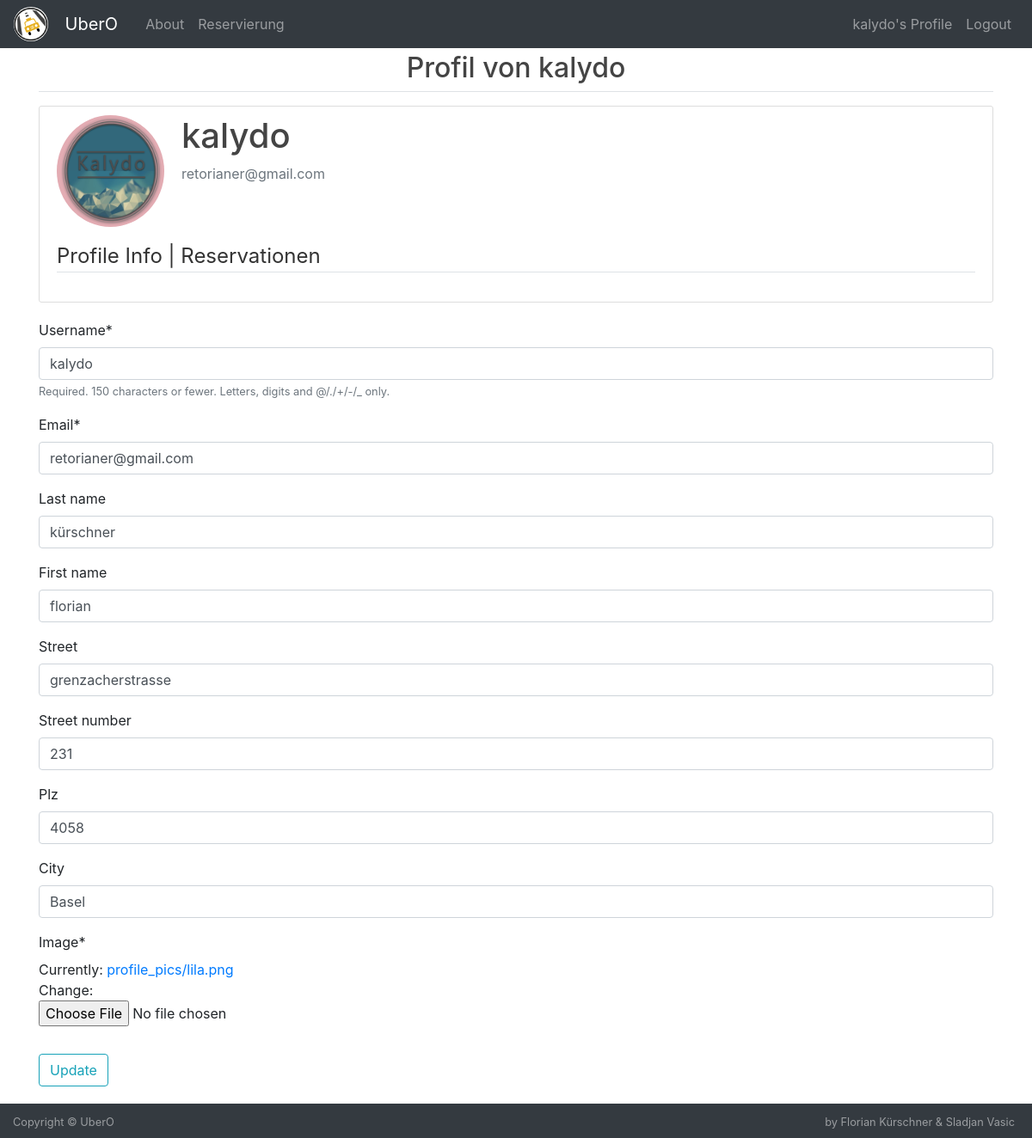
Before: /profileinfo/ (signed in) with the older database file.
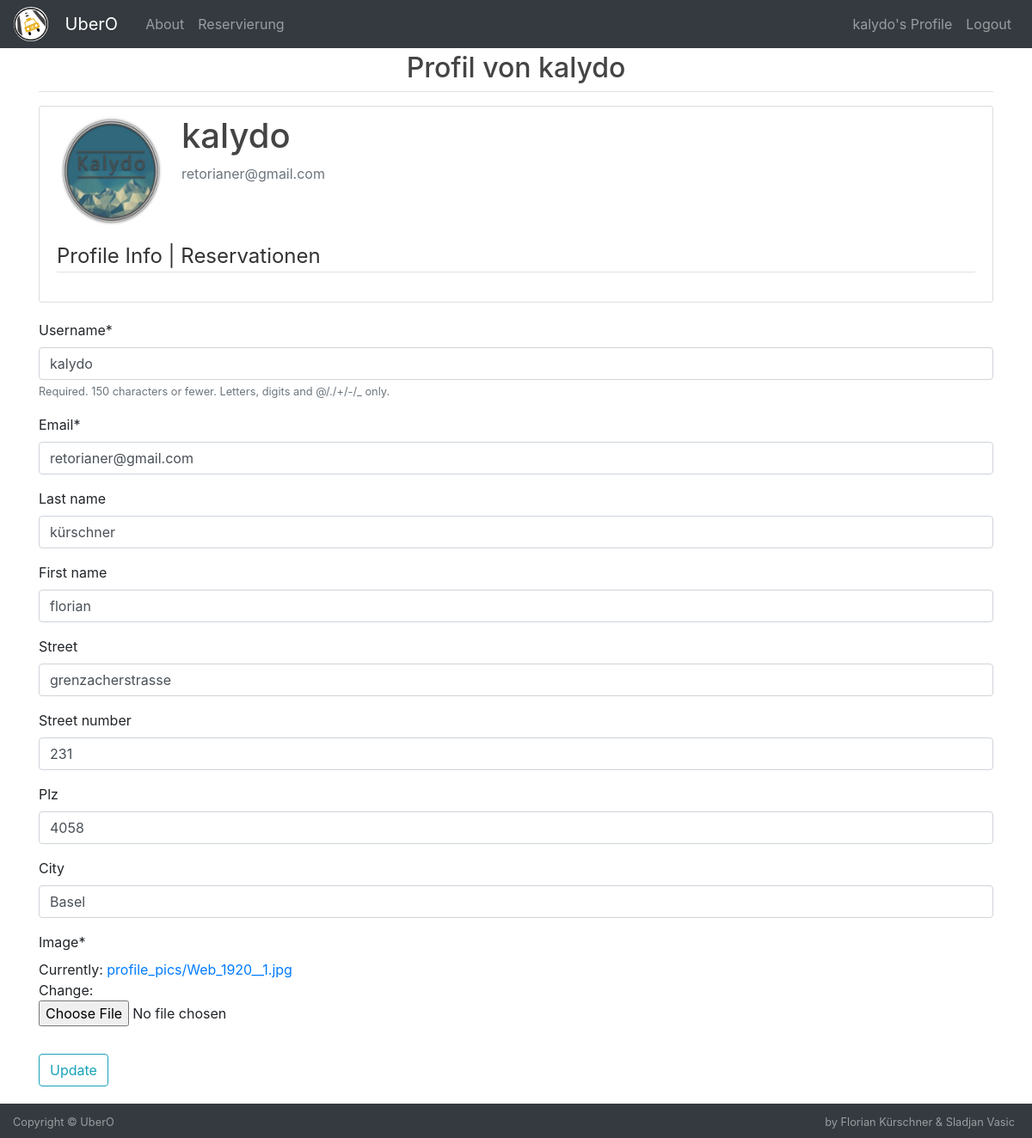
After: the same page with the newer database file.
### mysite/models.py (models this page shows, shortened)
class User_from_my_db(AbstractUser):
    street = models.CharField(max_length=50, blank=True)
    street_number = models.CharField(max_length=4, blank=True)
    plz = models.PositiveIntegerField(blank=True, default=1, null=True)
    city = models.CharField(max_length=50, blank=True)
    image = models.ImageField(default='default.jpg', upload_to='profile_pics')

### mysite/views.py (the view)
# urls.py: path('profileinfo/', mysite_views.profileinfo, name="profileinfo"),
@login_required
def profileinfo(request):
    if request.method == 'POST':
        u_form = UserUpdateForm(request.POST, request.FILES, instance=request.user)
        if u_form.is_valid():
            u_form.save()
            messages.success(request, f'Your account has been updated!')
            return redirect('profile')
    else:
        u_form = UserUpdateForm(instance=request.user)
    context = {
        'u_form': u_form,
    }
    return render(request, 'pages/profileinfo.html', context)

### mysite/forms.py
class UserUpdateForm(forms.ModelForm):
    email = forms.EmailField()
    class Meta:
        model = User_from_my_db
        fields = ['username', 'email', 'last_name', 'first_name', 'street', 'street_number',
                  'plz', 'city', 'image']

### templates/pages/profileinfo.html (shortened to what this page needs)
{% extends 'pages/profile.html' %}
{% load crispy_forms_tags %}
{% load crispy_forms_field %}
{% load crispy_forms_filters %}
{% block content1 %}
      <form method="POST" enctype="multipart/form-data">
            <fieldset class="form-group">
                {{ u_form| crispy }}
            </fieldset>
            <div class="form-group">
                <button class="btn btn-outline-info" type="submit">Update</button>
            </div>
        </form>
{% endblock %}

### templates/pages/profile.html (shortened to what this page needs)
{% extends "base.html" %}
{% load static %}
{% load crispy_forms_tags %}
{% load crispy_forms_field %}
{% load crispy_forms_filters %}
{% block content %}
      <div class="row justify-content-center">
        <h2>Profil von {{ user.username }}</h2>
    </div>
    <div class="border-top pt-3">
    </div>
    <div class="content-section">
        <div class="media">
            <img class="rounded-circle account-img" src="{{ user.image.url }}" style="height: 130px">
            <div class="media-body">
                <h2 class="account-heading">{{ user.username }}</h2>
                <p class="text-secondary">{{ user.email }}</p>
            </div>
        </div>
        <legend class="border-bottom mb-4">
            <a href="{% url 'profileinfo' %}" style="text-decoration: none; color: #333333">Profile Info |</a>
            <a href="{% url 'profilereservation' %}" style="text-decoration: none; color: #333333">Reservationen</a>
        </legend>
    </div>
    {% block content1 %}{% endblock %}
{% endblock content %}

### templates/base.html (shortened to what this page needs)
{% load static %}
<!DOCTYPE html>
<html lang="en">
<head>
    <link rel="stylesheet" type="text/css" href='{% static "css/style.css" %}'>
    <link rel="stylesheet" type="text/css" href='{% static "/css/main.css" %}'>
    <link rel="stylesheet" href="https://stackpath.bootstrapcdn.com/bootstrap/4.3.1/css/bootstrap.min.css"
>
</head>
<header>
    <nav class="py-2 navbar navbar-expand-sm bg-dark navbar-dark fixed-top">
            <img src="{% static 'images/UberO_Logo.PNG' %}" class="Responsive image"
                 style="height: 40px; border-radius: 50%; margin-right: 20px">
            <a class="navbar-brand mr-4" href="{% url 'index' %}">UberO</a>
            <div class="collapse navbar-collapse" id="navbarToggle">
                <div class="navbar-nav mr-auto">
                    <a class="nav-item nav-link" href="{% url 'about' %}">About</a>
                    {% if user.is_authenticated %}
                     <a class="nav-item nav-link" href="{% url 'reservation' %}">Reservierung</a>
                    {% endif %}
                </div>
                <div class="navbar-nav">
                    {% if user.is_authenticated and user.is_superuser %}
                        <a class="nav-item nav-link" href="{% url 'profile' %}">{{ user.username }}'s Profile</a>
                        <a class="nav-item nav-link" href="/admin">Control Panel</a>
                        <a class="nav-item nav-link" href="{% url 'logout' %}">Logout</a>
                    {% elif user.is_authenticated %}
                        <a class="nav-item nav-link" href="{% url 'profile' %}">{{ user.username }}'s Profile</a>
                        <a class="nav-item nav-link" href="{% url 'logout' %}">Logout</a>
                    {% else %}
                        <a class="nav-item nav-link" href="{% url 'login' %}">Login</a>
                        <a class="nav-item nav-link" href="{% url 'register' %}">Register</a>
                    {% endif %}
                </div>
            </div>
        </nav>
</header>
<body>
<div class="container" style="margin-bottom: 60px; margin-top: 60px;">
    {% block content %}{% endblock %}
    <footer id="sticky-footer" class="py-2 bg-dark text-white-50 fixed-bottom">
        <div class="row">
            <div style="left: 20px; margin-left: 30px">
                <small>Copyright &copy; UberO</small>
            </div>
            <div style="right: 20px; position: absolute">
                <small> by Florian Kürschner & Sladjan Vasic</small>
            </div>
        </div>
    </footer>
</div>
</body>
</html>

Changed rows visible on the page:
changed User_from_my_db "kalydo": image: a different picture
Other visible differences:
text no longer shown: "Username * Required. 150 characters or fewer. Letters, digits and @/./+/-/_ only. Email * Last name First name Street Street number Plz City Image * Currently: profile_pics/lila.png Change:"
text now shown: "Username * Required. 150 characters or fewer. Letters, digits and @/./+/-/_ only. Email * Last name First name Street Street number Plz City Image * Currently: profile_pics/Web_1920__1.jpg Change:"
